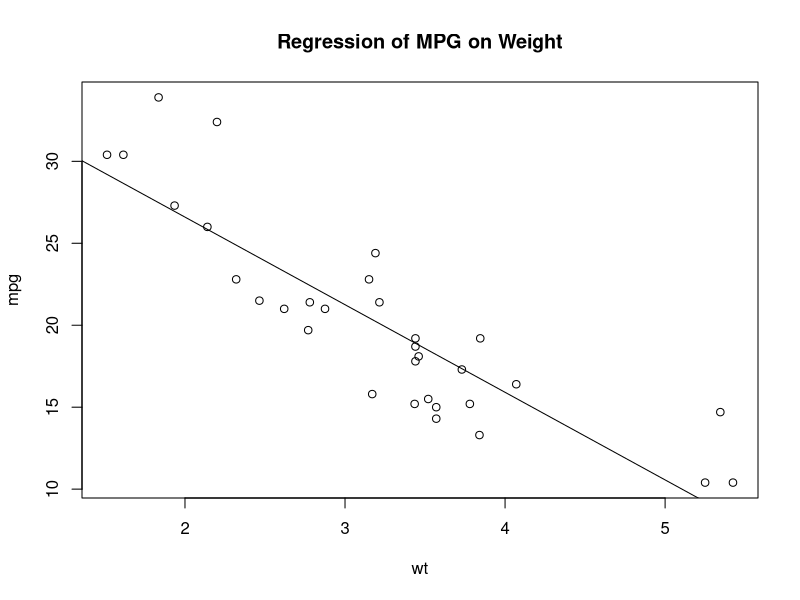
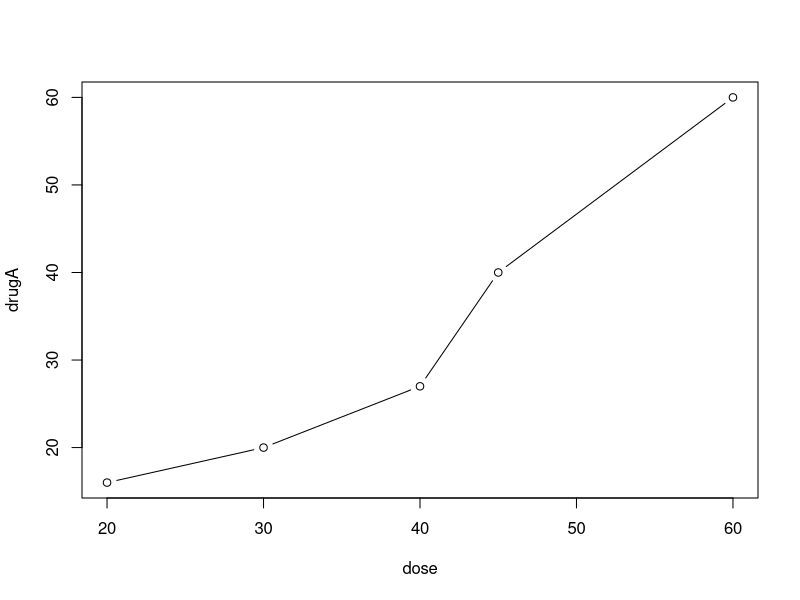
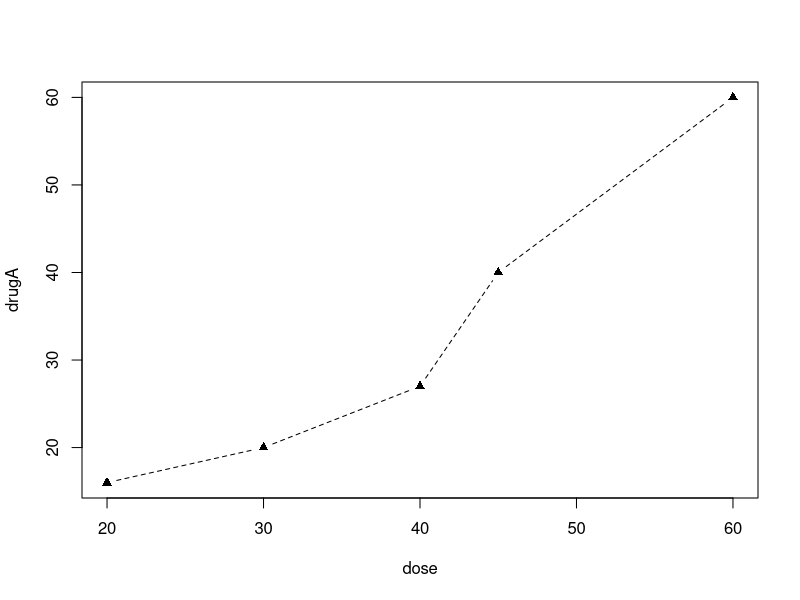
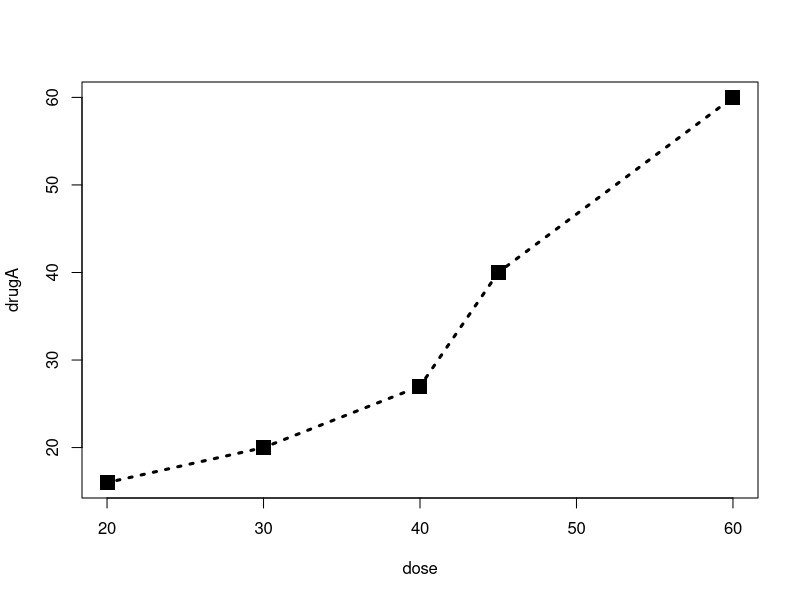
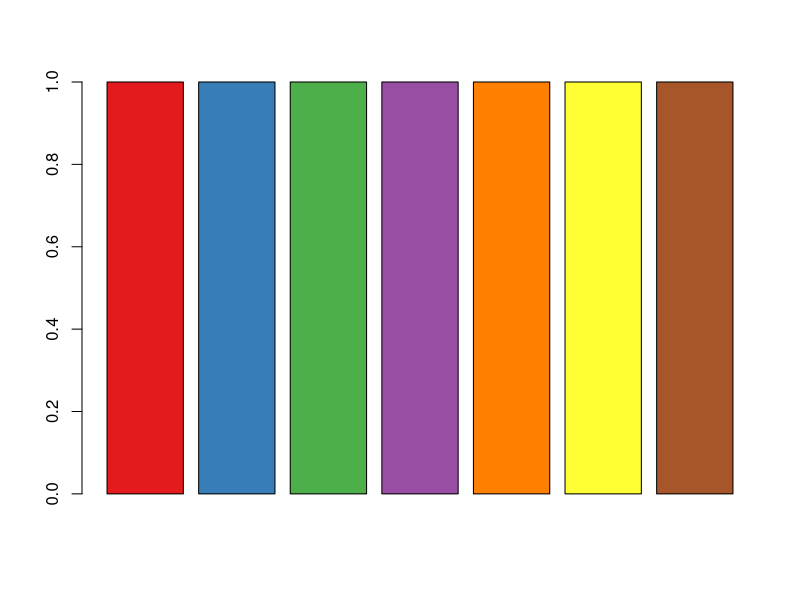
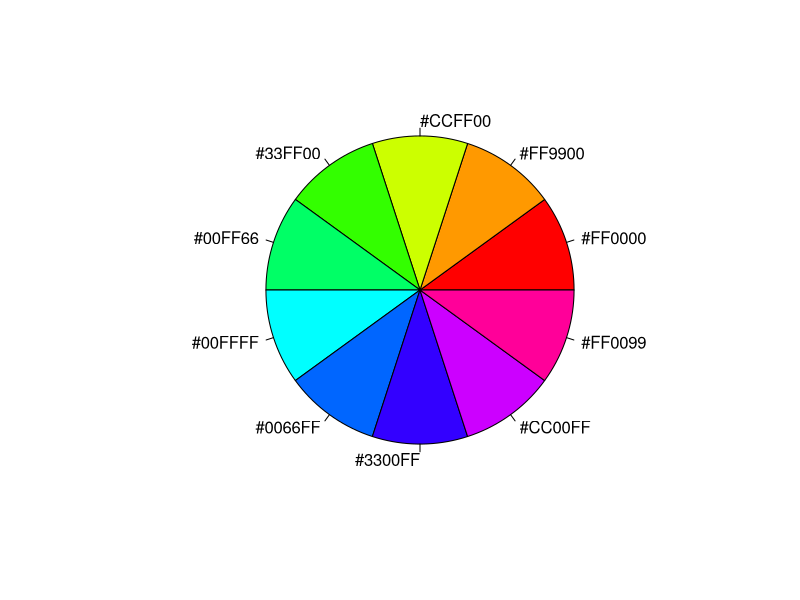
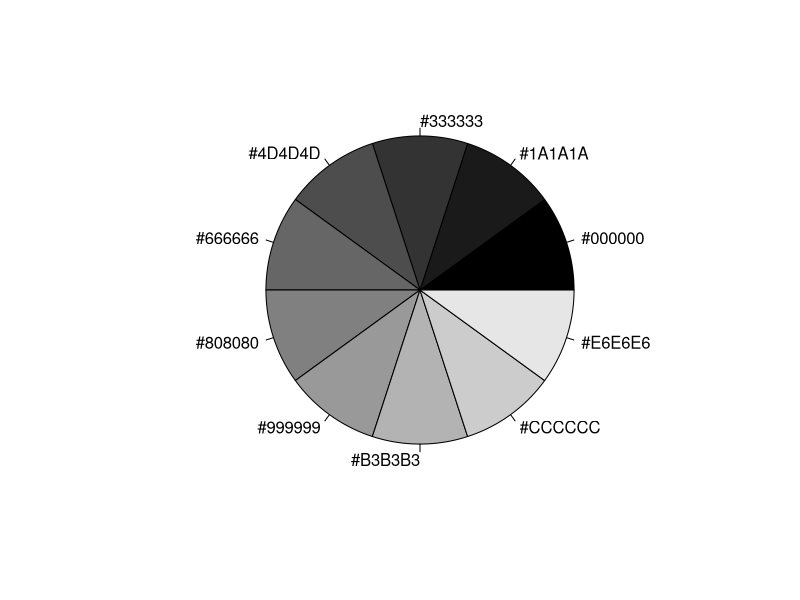
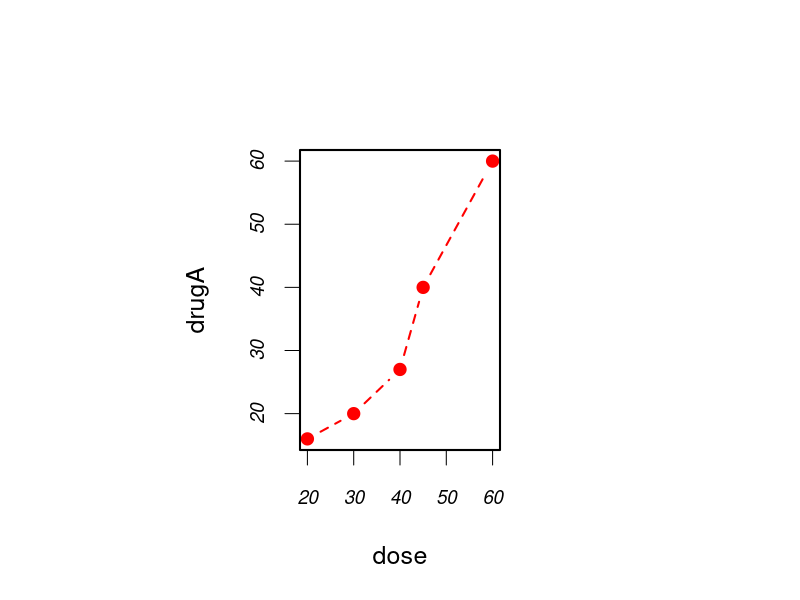

R code for these plots, in order:
# ----------------------------------------------------#
# Getting started with graphs                         #
# requires that the Hmisc and RColorBrewer  packages  #
# have been installed                                 #
# install.packages(c("Hmisc", "RColorBrewer"))        #
#-----------------------------------------------------#

#par(ask=TRUE)
opar <- par(no.readonly=TRUE) # make a copy of current settings

attach(mtcars) # be sure to execute this line

plot(wt, mpg)
abline(lm(mpg~wt))
title("Regression of MPG on Weight")

# Input data for drug example
dose  <- c(20, 30, 40, 45, 60)
drugA <- c(16, 20, 27, 40, 60)
drugB <- c(15, 18, 25, 31, 40)

plot(dose, drugA, type="b")

opar <- par(no.readonly=TRUE) # make a copy of current settings
par(lty=2, pch=17)            # change line type and symbol
plot(dose, drugA, type="b")   # generate a plot
par(opar)                     # restore the original settings 

plot(dose, drugA, type="b", lty=3, lwd=3, pch=15, cex=2)


# choosing colors
library(RColorBrewer)
n <- 7
mycolors <- brewer.pal(n, "Set1")
barplot(rep(1,n), col=mycolors)

n <- 10
mycolors <- rainbow(n)
pie(rep(1, n), labels=mycolors, col=mycolors)
mygrays <- gray(0:n/n)
pie(rep(1, n), labels=mygrays, col=mygrays)


# Listing 3.1 - Using graphical parameters to control graph appearance	
dose <- c(20, 30, 40, 45, 60)
drugA <- c(16, 20, 27, 40, 60)
drugB <- c(15, 18, 25, 31, 40)
opar <- par(no.readonly=TRUE)
par(pin=c(2, 3))
par(lwd=2, cex=1.5)
par(cex.axis=.75, font.axis=3)
plot(dose, drugA, type="b", pch=19, lty=2, col="red")
plot(dose, drugB, type="b", pch=23, lty=6, col="blue", bg="green")
par(opar)				


# Adding text, lines, and symbols
plot(dose, drugA, type="b",  
     col="red", lty=2, pch=2, lwd=2,
     main="Clinical Trials for Drug A", 
     sub="This is hypothetical data", 
     xlab="Dosage", ylab="Drug Response",
     xlim=c(0, 60), ylim=c(0, 70))


# Listing 3.2 - An Example of Custom Axes
x <- c(1:10)
y <- x
z <- 10/x
opar <- par(no.readonly=TRUE)
par(mar=c(5, 4, 4, 8) + 0.1)
plot(x, y, type="b",
     pch=21, col="red",
     yaxt="n", lty=3, ann=FALSE)
lines(x, z, type="b", pch=22, col="blue", lty=2)
axis(2, at=x, labels=x, col.axis="red", las=2)
axis(4, at=z, labels=round(z, digits=2),
     col.axis="blue", las=2, cex.axis=0.7, tck=-.01)
mtext("y=1/x", side=4, line=3, cex.lab=1, las=2, col="blue")
title("An Example of Creative Axes",
      xlab="X values",
      ylab="Y=X")
par(opar)


# Listing 3.3 - Comparing Drug A and Drug B response by dose
dose <- c(20, 30, 40, 45, 60)
drugA <- c(16, 20, 27, 40, 60)
drugB <- c(15, 18, 25, 31, 40)
opar <- par(no.readonly=TRUE)
par(lwd=2, cex=1.5, font.lab=2)
plot(dose, drugA, type="b",
     pch=15, lty=1, col="red", ylim=c(0, 60),
     main="Drug A vs. Drug B",
     xlab="Drug Dosage", ylab="Drug Response")
lines(dose, drugB, type="b",
      pch=17, lty=2, col="blue")
abline(h=c(30), lwd=1.5, lty=2, col="gray")
library(Hmisc)
minor.tick(nx=3, ny=3, tick.ratio=0.5)
legend("topleft", inset=.05, title="Drug Type", c("A","B"),
       lty=c(1, 2), pch=c(15, 17), col=c("red", "blue"))
par(opar)


# Example of labeling points
attach(mtcars)
plot(wt, mpg,
     main="Mileage vs. Car Weight",
     xlab="Weight", ylab="Mileage",
     pch=18, col="blue")
text(wt, mpg,
     row.names(mtcars),
     cex=0.6, pos=4, col="red")
detach(mtcars)


# View font families 
opar <- par(no.readonly=TRUE)
par(cex=1.5)
plot(1:7,1:7,type="n")
text(3,3,"Example of default text")
text(4,4,family="mono","Example of mono-spaced text")
text(5,5,family="serif","Example of serif text")
par(opar)


# Combining graphs
attach(mtcars)
opar <- par(no.readonly=TRUE)
par(mfrow=c(2,2))
plot(wt,mpg, main="Scatterplot of wt vs. mpg")
plot(wt,disp, main="Scatterplot of wt vs. disp")
hist(wt, main="Histogram of wt")
boxplot(wt, main="Boxplot of wt")
par(opar)
detach(mtcars)

attach(mtcars)
opar <- par(no.readonly=TRUE)
par(mfrow=c(3,1))
hist(wt)
hist(mpg)
hist(disp)
par(opar)
detach(mtcars)

attach(mtcars)
layout(matrix(c(1,1,2,3), 2, 2, byrow = TRUE))
hist(wt)
hist(mpg)
hist(disp)
detach(mtcars)


attach(mtcars)
layout(matrix(c(1, 1, 2, 3), 2, 2, byrow = TRUE),
       widths=c(3, 1), heights=c(1, 2))
hist(wt)
hist(mpg)
hist(disp)
detach(mtcars)


# Listing 3.4 - Fine placement of figures in a graph
opar <- par(no.readonly=TRUE)
par(fig=c(0, 0.8, 0, 0.8))
plot(mtcars$mpg, mtcars$wt,
     xlab="Miles Per Gallon",
     ylab="Car Weight")
par(fig=c(0, 0.8, 0.55, 1), new=TRUE)
boxplot(mtcars$mpg, horizontal=TRUE, axes=FALSE)
par(fig=c(0.65, 1, 0, 0.8), new=TRUE)
boxplot(mtcars$wt, axes=FALSE)
mtext("Enhanced Scatterplot", side=3, outer=TRUE, line=-3)
par(opar)
